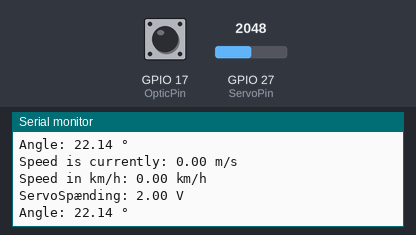
Bench run of a sketch on a simulated ESP32. Shown: the last lines printed to the serial monitor. The inputs (shaded band) are chosen by the test bench; at power-on: GPIO 27 (ServoPin) = 2048, GPIO 17 (OpticPin) HIGH.

Above: at 1.8 s.
1.9 s: GPIO 27 (ServoPin) set to 2866
At 2.8 s:
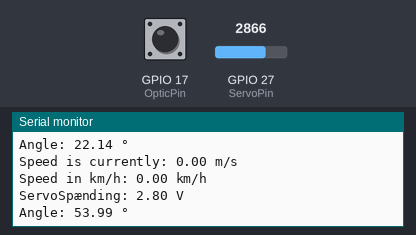
3.4 s: GPIO 17 (OpticPin) pulled LOW for 1.2 s
6.1 s: GPIO 27 (ServoPin) set to 3603
At 7.7 s:
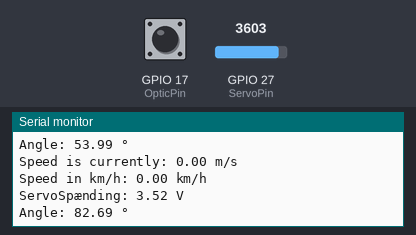
Timing chart, 0 to 9.2 s (numbered marks = the images above; inputs shaded):
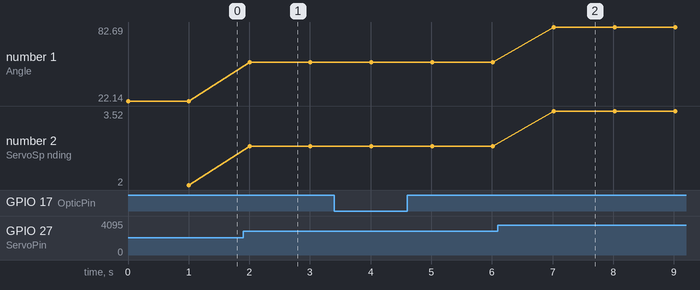

The sketch:

Johnanneskode.ino
```cpp
//===========Angle relateret inputs og variabler=================

#define ServoPin 27         // GPIO 4 on the ESP  //A1 pin på Arduino
float input_voltage = 0.0;


//===========Velocity  relateret inputs og variabler=================

#define OpticPin 17  //pin 3 på arduino

double lasttime = 0;
double delaytimer = 5;

double speedTimeCal = 1000;
double speedLastTime = 0;

double calSpeed = 0;
int counter = 0;

int analog_value;
double Angle;

void setup() {
  Serial.begin(115200);
  Serial.print("Engine starting..");
  pinMode(ServoPin, INPUT);
  pinMode(OpticPin, INPUT_PULLUP);
  attachInterrupt(digitalPinToInterrupt(OpticPin), Countup, RISING);
}


void loop() {

  //======= Sampling og konverting til spænding======
  analog_value = analogRead(ServoPin);
  //bool latest_value = digitalRead(35);
  input_voltage = (analog_value * 4) / 4095.0;

  if (input_voltage < 0.1)   //Filtrering af shit measurement
  {
    input_voltage = 0.0;
  }
  AngleCalculator(input_voltage);
  int oldTime = millis();
  delay(1000);  //Afgørende delay for at nå at beregne en hastighed! //Skal nok tweakes lidt
  CarVelocity();
  //Serial.println("Counter: " + counter);
  //Serial.println("Latest value: " + latest_value);
}

//===========Angle funktion, tager servospænding som input og retunere vinkel på baggrund af funktion=================
void AngleCalculator(float V) {

  Angle = 39.8613 * V - 57.6003; // Relation mellem vinkel og spænding

  Serial.print("ServoSpænding: ");
  Serial.print(input_voltage);
  Serial.println(" V");

  Serial.print("Angle: ");
  Serial.print(Angle);
  Serial.println(" °");

}

//===========Pulse counter funktion - Kaldes ud fra interrupt=================

void Countup() {
  if (millis() - lasttime >= delaytimer) {
    counter++;
    //Serial.println(counter);
    lasttime = millis();
    //Serial.println(counter);
  }
}

//===========Velocity Funktion=================
void CarVelocity() {
  if (millis() - speedLastTime >= speedTimeCal ) {
    //Beregning i m/s
    calSpeed = ((counter * 3.656) / 100) / (speedTimeCal / 1000); //SpeedTimeCal er divideret med 1000 for omregning til sekunder.
    speedLastTime = millis();
    Serial.print("Speed is currently: ");
    Serial.print(calSpeed);
    Serial.println(" m/s");

    calSpeed *= 3.6;    // Konvertering til km/t
    Serial.print("Speed in km/h: ");
    Serial.print(calSpeed);
    Serial.println(" km/h");

    counter = 0;
  }
}
```

Measured:
- after the input at 1.9 s, the serial monitor: prints a new line after 0.10 s (image 1)
- after the input at 6.1 s, the serial monitor: prints a new line after 0.92 s (image 2)
- plotted number 1: 22.14 → 53.99 after the input at 1.9 s, 53.99 → 82.69 after the input at 6.1 s
- plotted number 2: 2 → 2.8 after the input at 1.9 s, 2.8 → 3.52 after the input at 6.1 s
